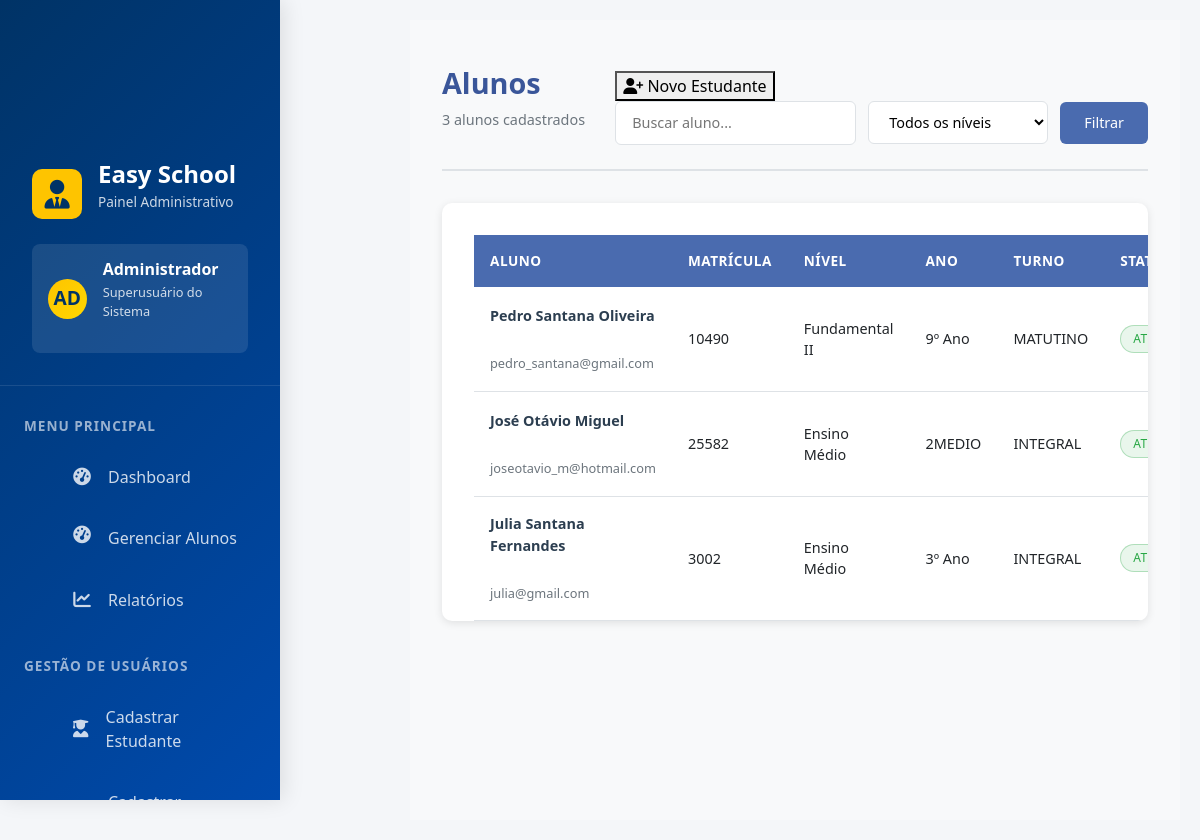
Page /administrator/dashboard/list/student on the committed database.
### student/models.py (models this page shows, shortened)
class Student(PersonUser):
    GRADE_LEVEL_CHOICES = [
        ('INFANTIL', 'Educação Infantil'),
        ('FUNDAMENTAL1', 'Ensino Fundamental I'),
        ('FUNDAMENTAL2', 'Ensino Fundamental II'),
        ('MEDIO', 'Ensino Médio'),
        ('SUPERIOR', 'Ensino Superior'),
    ]
    SPECIFIC_GRADE_CHOICES = [
        ('1ANO', '1º Ano'), ('2ANO', '2º Ano'), ('3ANO', '3º Ano'),
        ('4ANO', '4º Ano'), ('5ANO', '5º Ano'), ('6ANO', '6º Ano'),
        ('7ANO', '7º Ano'), ('8ANO', '8º Ano'), ('9ANO', '9º Ano'),
        ('1MEDIO', '1º Ano EM'), ('2MEDIO', '2º Ano EM'), ('3MEDIO', '3º Ano EM'),
    ]
    enrollment_number = models.CharField(
        max_length=20,
        unique=True,
        verbose_name='Matrícula'
    )
    grade_level = models.CharField(
        max_length=20,
        choices=GRADE_LEVEL_CHOICES,
        verbose_name='Nível de Ensino'
    )
    specific_grade = models.CharField(
        max_length=20,
        choices=SPECIFIC_GRADE_CHOICES,
        verbose_name='Série/Ano'
    )
    shift = models.CharField(
        max_length=20,
        choices=[
            ('MATUTINO', 'Matutino'),
            ('VESPERTINO', 'Vespertino'),
            ('NOTURNO', 'Noturno'),
            ('INTEGRAL', 'Integral'),
        ],
        verbose_name='Turno'
    )
    enrollment_date = models.DateField(
        verbose_name='Data de Matrícula',
        auto_now_add=True
    )
    father_name = models.CharField(max_length=100, verbose_name='Nome do Pai', blank=True, null=True)
    mother_name = models.CharField(max_length=100, verbose_name='Nome da Mãe', blank=True, null=True)
    guardian_name = models.CharField(max_length=100, verbose_name='Responsável', blank=True, null=True)
    guardian_phone = models.CharField(max_length=15, verbose_name='Telefone do Responsável', blank=True, null=True)
    photo = models.ImageField(
        upload_to='students/photos/',
        verbose_name='Foto',
        blank=True,
        null=True
    )
    class Meta:
        verbose_name = 'Estudante'
        verbose_name_plural = 'Estudantes'
        ordering = ['enrollment_number']

### administrator/views.py (the view, shortened to what this page needs)
# urls.py: path('dashboard/list/student', admin_views.list_students, name='list_students'),
def list_students(request):
    students = Student.objects.all()
    q = request.GET.get('q')
    level = request.GET.get('level')
    if level:
        students = students.filter(grade_level=level)
    context = {
        'students': students,
        'page': 'list_students',
        'open_student_modal': request.session.pop('open_student_modal', False),
    }
    return render(request, 'dashboard_admin/dashboard.html', context)

### administrator/templatetags/student_filters.py (called while the page is built)
@register.filter(name='get_grade_level_display')
def get_grade_level_display(value):
    grade_levels = {
        'FUNDAMENTAL1': 'Fundamental I',
        'FUNDAMENTAL2': 'Fundamental II',
        'MEDIO': 'Ensino Médio',
        'SUPERIOR': 'Ensino Superior',
    }
    return grade_levels.get(value, value)

@register.filter(name='get_grade_display')
def get_grade_display(value):
    grades = {
        '1ANO': '1º Ano',
        '2ANO': '2º Ano',
        '3ANO': '3º Ano',
        '4ANO': '4º Ano',
        '5ANO': '5º Ano',
        '6ANO': '6º Ano',
        '7ANO': '7º Ano',
        '8ANO': '8º Ano',
        '9ANO': '9º Ano',
        '1SERIE': '1ª Série',
        '2SERIE': '2ª Série',
        '3SERIE': '3ª Série',
    }
    return grades.get(value, value)

@register.filter(name='get_shift_display')
def get_shift_display(value):
    shifts = {
        'MORNING': 'Manhã',
        'AFTERNOON': 'Tarde',
        'NIGHT': 'Noite',
        'FULL': 'Integral',
    }
    return shifts.get(value, value)

### administrator/templates/dashboard_admin/dashboard.html (shortened to what this page needs)
{% extends "base/base.html" %}
{% load static %}
{% block sidebar %}
    {% include "sidebar_admin/sidebar.html" %}
{% endblock %}
{% block content %}
    {% if page == "list_students" %}
        {% include "student/list.html" %}
    {% elif page == "list_teachers" %}
        {% include "teachers/list.html" %}
    {% else %}
        {% include "content/content.html" %}
    {% endif %}
{% endblock %}

### administrator/templates/student/list.html (shortened to what this page needs)
{% load student_filters %}
<div class="student-page">
    <div class="student-header">
        <div class="header-left">
            <h2>Alunos</h2>
            <span class="subtitle">
                {{ students|length }} alunos cadastrados
            </span>
        </div>
        <div class="header-right">
            <div class="header-right">
                <div class="action-bar">
                    <button id="openStudentModal" class="btn-primary">
                        <i class="fas fa-user-plus"></i>
                        <span>Novo Estudante</span>
                </div>
            </div>
            <form method="get" class="filter-form">
                <input type="text"
                       name="q"
                       placeholder="Buscar aluno..."
                       value="{{ request.GET.q }}">
                <select name="level">
                    <option value="">Todos os níveis</option>
                </select>
                <button type="submit" class="btn btn-primary">
                    Filtrar
                </button>
            </form>
        </div>
    </div>
    <div class="table-wrapper">
        <table class="student-table">
            <thead>
                <tr>
                    <th>Aluno</th>
                    <th>Matrícula</th>
                    <th>Nível</th>
                    <th>Ano</th>
                    <th>Turno</th>
                    <th>Status</th>
                </tr>
            </thead>
            <tbody>
                {% for student in students %}
                <tr>
                    <td>
                        <strong>{{ student.first_name }} {{student.last_name}}</strong><br>
                        <small>{{ student.email }}</small>
                    </td>
                    <td>{{ student.enrollment_number }}</td>
                    <td>{{ student.grade_level|get_grade_level_display }}</td>
                    <td>{{ student.specific_grade|get_grade_display }}</td>
                    <td>{{ student.shift|get_shift_display }}</td>
                    <td>
                        {% if student.is_active %}
                            <span class="status active">Ativo</span>
                        {% else %}
                            <span class="status inactive">Inativo</span>
                        {% endif %}
                    </td>
                </tr>
                {% empty %}
                <tr>
                    <td colspan="7" class="empty">
                        Nenhum aluno encontrado
                    </td>
                </tr>
                {% endfor %}
            </tbody>
        </table>
    </div>
</div>

### static/css/sidebar/sidebar.css (style rules this page uses)
:root { --primary-blue: #003366; --secondary-blue: #004AAD; --accent-blue: #4A90E2; --light-blue: #E8F3FF; --primary-yellow: #FEC400; --secondary-yellow: #FFD700; --light-yellow: #FFF9E6; --dark-gray: #2C3E50; --medium-gray: #5D6D7E; --light-gray: #F8F9FA; --white: #FFFFFF; --success-green: #2ECC71; --warning-orange: #F39C12; --error-red: #E74C3C; --purple: #9B59B6; --teal: #1ABC9C; --shadow: 0 8px 24px rgba(0, 0, 0, 0.08); --shadow-hover: 0 15px 35px rgba(0, 0, 0, 0.12); --radius: 16px; --radius-sm: 8px; --transition: all 0.3s cubic-bezier(0.25, 0.8, 0.25, 1); --max-width: 1600px; }
body { background-color: #f4f6f9; }

### static/css/admin/content.css (style rules this page uses)
:root { --primary-blue: #003366; --secondary-blue: #004AAD; --accent-blue: #4A90E2; --light-blue: #E8F3FF; --primary-yellow: #FEC400; --secondary-yellow: #FFD700; --light-yellow: #FFF9E6; --dark-gray: #2C3E50; --medium-gray: #5D6D7E; --light-gray: #F8F9FA; --white: #FFFFFF; --success-green: #2ECC71; --warning-orange: #F39C12; --error-red: #E74C3C; --purple: #9B59B6; --teal: #1ABC9C; --shadow: 0 8px 24px rgba(0, 0, 0, 0.08); --shadow-hover: 0 15px 35px rgba(0, 0, 0, 0.12); --radius: 16px; --radius-sm: 8px; --transition: all 0.3s cubic-bezier(0.25, 0.8, 0.25, 1); --max-width: 1600px; }

### static/css/student/student_list.css (style rules this page uses)
:root { --primary-color: #4a6baf; --primary-dark: #3a5699; --secondary-color: #6c757d; --success-color: #28a745; --danger-color: #dc3545; --warning-color: #ffc107; --info-color: #17a2b8; --light-gray: #f8f9fa; --gray: #e9ecef; --dark-gray: #6c757d; --border-color: #dee2e6; --white: #ffffff; --shadow: 0 2px 8px rgba(0, 0, 0, 0.1); --shadow-hover: 0 4px 12px rgba(0, 0, 0, 0.15); --transition: all 0.3s ease; }
.student-page { padding: 2rem; background-color: var(--light-gray); min-height: 100vh; margin-left: 140px; }
.student-header { display: flex; justify-content: space-between; align-items: center; margin-bottom: 2rem; padding-bottom: 1.5rem; border-bottom: 2px solid var(--border-color); flex-wrap: wrap; gap: 1rem; }
.header-left h2 { color: var(--primary-dark); margin: 0 0 0.5rem 0; font-size: 1.8rem; font-weight: 600; }
.subtitle { color: var(--dark-gray); font-size: 0.9rem; display: block; }
.filter-form { display: flex; gap: 0.75rem; align-items: center; flex-wrap: wrap; }
.filter-form input[type="text"] { padding: 0.625rem 1rem; border: 1px solid var(--border-color); border-radius: 6px; font-size: 0.9rem; min-width: 200px; transition: var(--transition); }
.filter-form select { padding: 0.625rem 1rem; border: 1px solid var(--border-color); border-radius: 6px; font-size: 0.9rem; background-color: var(--white); min-width: 180px; cursor: pointer; transition: var(--transition); }
.btn.btn-primary { background-color: var(--primary-color); color: var(--white); border: none; padding: 0.625rem 1.5rem; border-radius: 6px; font-size: 0.9rem; font-weight: 500; cursor: pointer; transition: var(--transition); display: flex; align-items: center; gap: 0.5rem; }
.table-wrapper { background: var(--white); border-radius: 10px; box-shadow: var(--shadow); overflow: hidden; margin-top: 1.5rem; }
.student-table { width: 100%; border-collapse: collapse; font-size: 0.9rem; }
.student-table thead { background-color: var(--primary-color); color: var(--white); }
.student-table th { padding: 1rem; text-align: left; font-weight: 600; font-size: 0.85rem; text-transform: uppercase; letter-spacing: 0.5px; }
.student-table tbody tr { border-bottom: 1px solid var(--border-color); transition: var(--transition); }
.student-table td { padding: 1rem; vertical-align: middle; }
.student-table td strong { color: #2c3e50; font-weight: 600; display: block; margin-bottom: 0.25rem; }
.student-table td small { color: var(--dark-gray); font-size: 0.8rem; }
.status { display: inline-block; padding: 0.25rem 0.75rem; border-radius: 20px; font-size: 0.75rem; font-weight: 500; text-transform: uppercase; letter-spacing: 0.5px; }
.status.active { background-color: rgba(40, 167, 69, 0.1); color: var(--success-color); border: 1px solid rgba(40, 167, 69, 0.3); }
.student-table tbody tr { animation: fadeIn 0.3s ease forwards; }
.student-table tbody tr:nth-child(even) { animation-delay: 0.05s; }
.student-table tbody tr:nth-child(odd) { animation-delay: 0.1s; }

### static/css/teacher/teacher_list.css (style rules this page uses)
.action-bar { padding-top: 1.2rem; }
.table-wrapper { padding-left: 2rem; padding-top: 2rem; }

### rows in the picture
Student: first_name "Pedro", last_name "Santana Oliveira", email "pedro_santana@gmail.com", enrollment_number "10490", grade_level|get_grade_level_display "Fundamental II", specific_grade|get_grade_display "9º Ano", shift|get_shift_display "MATUTINO", is_active "ATIVO"
Student: first_name "José Otávio", last_name "Miguel", email "joseotavio_m@hotmail.com", enrollment_number "25582", grade_level|get_grade_level_display "Ensino Médio", specific_grade|get_grade_display "2MEDIO", shift|get_shift_display "INTEGRAL", is_active "ATIVO"
Student: first_name "Julia", last_name "Santana Fernandes", email "julia@gmail.com", enrollment_number "3002", grade_level|get_grade_level_display "Ensino Médio", specific_grade|get_grade_display "3º Ano", shift|get_shift_display "INTEGRAL", is_active "ATIVO"

### other values in the picture
{{ students|length }} "3"
